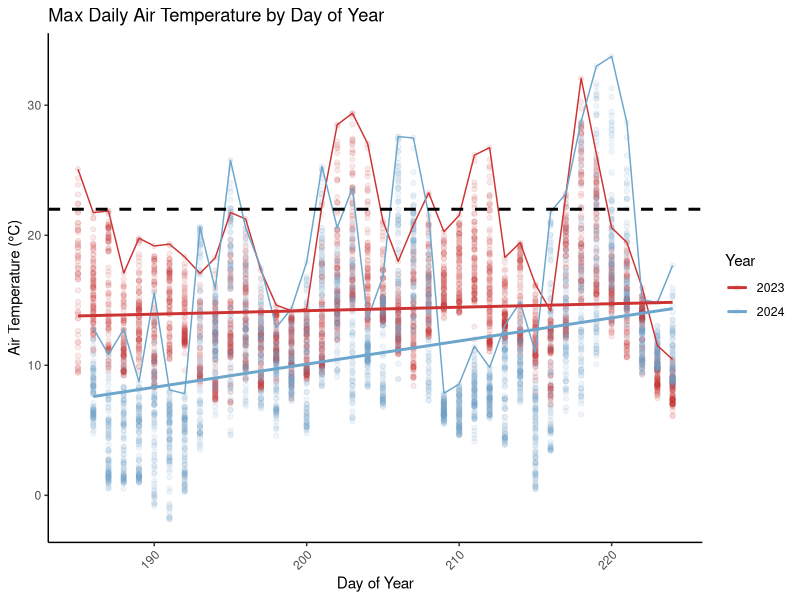
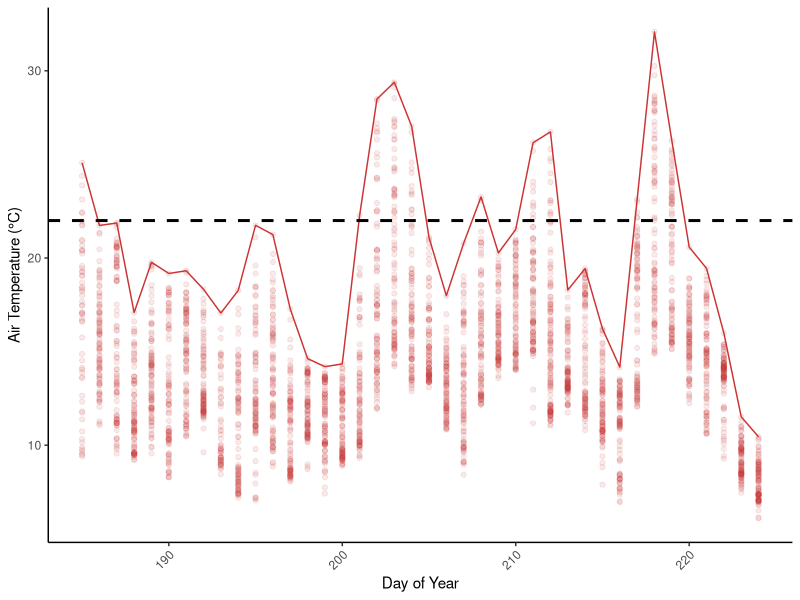
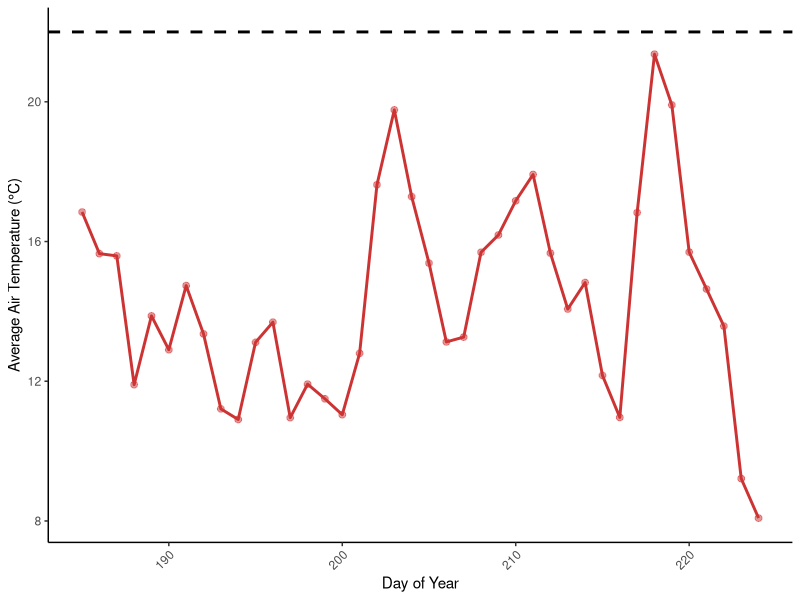

Write R code to recreate these figures, in order.
# MET STATION DATA FROM QHI OVER COMPARISON----
# 29/01/26

# LOAD LIBRARIES----
library(tidyverse)
library(ggplot2)
library(readxl)


# LOAD DATA----
met_station_combined <- read_excel("datasets/climate_data/met_station_combined.xlsx")


# CLEAN DATA----
# average daily temps for each doy 
met_station_avg <- met_station_combined %>%
  group_by(year, doy) %>%
  summarise(
    avg_temp = mean(air_temp, na.rm = TRUE),
    sd_temp = sd(air_temp, na.rm = TRUE)
  )

# max daily temps for each doy
met_station_max <- met_station_combined %>%
  group_by(year, doy) %>%
  summarise(
    max_temp = max(air_temp, na.rm = TRUE)
  )

# PLOT DATA----
(ggplot(met_station_combined, aes(x = doy, y = air_temp, color = as.factor(year))) +
   geom_point(alpha = 0.1) +
    geom_line(stat = "summary", fun = "max") +
    geom_smooth(method = "lm", se = FALSE, linewidth = 1)+
    geom_hline(yintercept = 22, linetype = "dashed", color = "black", linewidth = 1)+
    labs(title = "Max Daily Air Temperature by Day of Year",
         x = "Day of Year",
         y = "Air Temperature (°C)",
         color= "Year") +
    scale_colour_manual(values = c("2022" = "lightgreen","2023" = "brown3", "2024" = "skyblue3")) +
    theme_classic()+
    theme(axis.text.x = element_text(angle = 45, hjust = 1))
)

# each line of data represents one day
# line at 22C, Canadian government classification of heatwave in QHI provience for more than 2 days 
# in 2024 especially at end in august 6 days! 
# note the line represents the MAX temperatures reached that day, but points show all the temperature values for that day 

# quite a messy graph above, but trying to show comparison of years and that 2023 was on average hotter 
# but do i already show this from ERA5 anomaly map?

# PLOT JUST 2023 MAX TEMP DATA----
(ggplot(filter(met_station_combined, year == 2023), aes(x = doy, y = air_temp)) +
    geom_point(alpha = 0.1, color = "brown3") +
    geom_line(stat = "summary", fun = "max" , color = "brown3") + 
    geom_hline(yintercept = 22, linetype = "dashed",
               color = "black", linewidth = 1)+
    labs(x = "Day of Year",
         y = "Air Temperature (°C)") +
    theme_classic()+
    theme(axis.text.x = element_text(angle = 45, hjust = 1))
)

# just 2023 data to show how long heatwaves were for that summer 
# Canada met office states over 22C for more than 2 consecutive days 
# in diss doc circle/annotate peaks 

# PLOT JUST 2023 AV TEMP DATA----
(ggplot(filter(met_station_avg, year == 2023), aes(x = doy, y = avg_temp)) +
   geom_point(color = "brown3", size = 2, alpha=0.5) +
    geom_line(color = "brown3", size = 1) +
    geom_hline(yintercept = 22, linetype = "dashed",
               color = "black", linewidth = 1)+
    labs(x = "Day of Year",
         y = "Average Air Temperature (°C)") +
    theme_classic()+
    theme(axis.text.x = element_text(angle = 45, hjust = 1))
)
